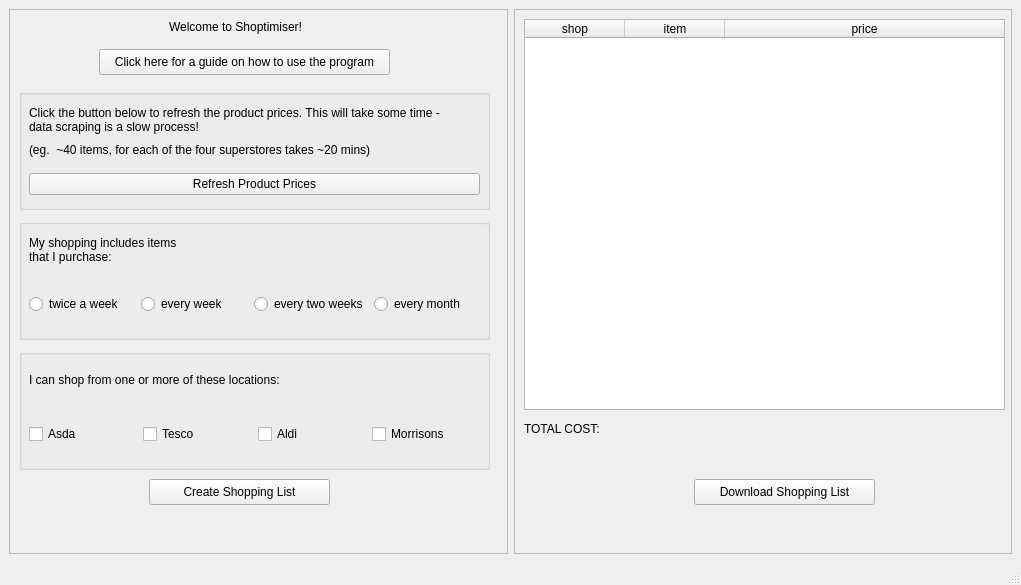
<?xml version="1.0" encoding="UTF-8"?>
<ui version="4.0">
 <class>Shoptimiser</class>
 <widget class="QMainWindow" name="Shoptimiser">
  <property name="geometry">
   <rect>
    <x>0</x>
    <y>0</y>
    <width>1021</width>
    <height>585</height>
   </rect>
  </property>
  <property name="windowTitle">
   <string>MainWindow</string>
  </property>
  <widget class="QWidget" name="centralWidget">
   <layout class="QVBoxLayout" name="verticalLayout">
    <item>
     <layout class="QHBoxLayout" name="baseLayout">
      <item>
       <widget class="QFrame" name="inputFrame">
        <property name="frameShape">
         <enum>QFrame::Shape::StyledPanel</enum>
        </property>
        <property name="frameShadow">
         <enum>QFrame::Shadow::Raised</enum>
        </property>
        <widget class="QGroupBox" name="freqGroup">
         <property name="geometry">
          <rect>
           <x>10</x>
           <y>210</y>
           <width>471</width>
           <height>121</height>
          </rect>
         </property>
         <property name="title">
          <string/>
         </property>
         <widget class="QLabel" name="freqLabel">
          <property name="geometry">
           <rect>
            <x>10</x>
            <y>10</y>
            <width>151</width>
            <height>41</height>
           </rect>
          </property>
          <property name="text">
           <string>My shopping includes items that I purchase:</string>
          </property>
          <property name="wordWrap">
           <bool>true</bool>
          </property>
         </widget>
         <widget class="QWidget" name="horizontalLayoutWidget_2">
          <property name="geometry">
           <rect>
            <x>10</x>
            <y>60</y>
            <width>451</width>
            <height>51</height>
           </rect>
          </property>
          <layout class="QHBoxLayout" name="freqLayout">
           <item>
            <widget class="QRadioButton" name="radio3">
             <property name="text">
              <string>twice a week</string>
             </property>
            </widget>
           </item>
           <item>
            <widget class="QRadioButton" name="radio4">
             <property name="text">
              <string>every week</string>
             </property>
            </widget>
           </item>
           <item>
            <widget class="QRadioButton" name="radio2">
             <property name="text">
              <string>every two weeks</string>
             </property>
            </widget>
           </item>
           <item>
            <widget class="QRadioButton" name="radio1">
             <property name="text">
              <string>every month</string>
             </property>
            </widget>
           </item>
          </layout>
         </widget>
        </widget>
        <widget class="QLabel" name="titleLabel">
         <property name="geometry">
          <rect>
           <x>160</x>
           <y>10</y>
           <width>141</width>
           <height>16</height>
          </rect>
         </property>
         <property name="text">
          <string>Welcome to Shoptimiser!</string>
         </property>
        </widget>
        <widget class="QGroupBox" name="shopGroup">
         <property name="geometry">
          <rect>
           <x>10</x>
           <y>340</y>
           <width>471</width>
           <height>121</height>
          </rect>
         </property>
         <property name="title">
          <string/>
         </property>
         <widget class="QLabel" name="shopLabel">
          <property name="geometry">
           <rect>
            <x>10</x>
            <y>10</y>
            <width>261</width>
            <height>41</height>
           </rect>
          </property>
          <property name="text">
           <string>I can shop from one or more of these locations:</string>
          </property>
          <property name="wordWrap">
           <bool>true</bool>
          </property>
         </widget>
         <widget class="QWidget" name="horizontalLayoutWidget_3">
          <property name="geometry">
           <rect>
            <x>10</x>
            <y>60</y>
            <width>451</width>
            <height>51</height>
           </rect>
          </property>
          <layout class="QHBoxLayout" name="shopLayout">
           <item>
            <widget class="QCheckBox" name="checkbox1">
             <property name="text">
              <string>Asda</string>
             </property>
            </widget>
           </item>
           <item>
            <widget class="QCheckBox" name="checkbox2">
             <property name="text">
              <string>Tesco</string>
             </property>
            </widget>
           </item>
           <item>
            <widget class="QCheckBox" name="checkbox3">
             <property name="text">
              <string>Aldi</string>
             </property>
            </widget>
           </item>
           <item>
            <widget class="QCheckBox" name="checkbox4">
             <property name="text">
              <string>Morrisons</string>
             </property>
            </widget>
           </item>
          </layout>
         </widget>
        </widget>
        <widget class="QPushButton" name="creationButton">
         <property name="geometry">
          <rect>
           <x>140</x>
           <y>470</y>
           <width>181</width>
           <height>26</height>
          </rect>
         </property>
         <property name="autoFillBackground">
          <bool>true</bool>
         </property>
         <property name="text">
          <string>Create Shopping List</string>
         </property>
        </widget>
        <widget class="QPushButton" name="guideButton">
         <property name="geometry">
          <rect>
           <x>90</x>
           <y>40</y>
           <width>291</width>
           <height>26</height>
          </rect>
         </property>
         <property name="text">
          <string>Click here for a guide on how to use the program</string>
         </property>
        </widget>
        <widget class="QGroupBox" name="freqGroup_2">
         <property name="geometry">
          <rect>
           <x>10</x>
           <y>80</y>
           <width>471</width>
           <height>121</height>
          </rect>
         </property>
         <property name="title">
          <string/>
         </property>
         <widget class="QLabel" name="infoLabel1">
          <property name="geometry">
           <rect>
            <x>10</x>
            <y>10</y>
            <width>431</width>
            <height>41</height>
           </rect>
          </property>
          <property name="text">
           <string>Click the button below to refresh the product prices. This will take some time - data scraping is a slow process! </string>
          </property>
          <property name="wordWrap">
           <bool>true</bool>
          </property>
         </widget>
         <widget class="QWidget" name="horizontalLayoutWidget_4">
          <property name="geometry">
           <rect>
            <x>10</x>
            <y>80</y>
            <width>451</width>
            <height>31</height>
           </rect>
          </property>
          <layout class="QHBoxLayout" name="freqLayout_2">
           <item>
            <widget class="QPushButton" name="scrapeButton">
             <property name="text">
              <string>Refresh Product Prices</string>
             </property>
            </widget>
           </item>
          </layout>
         </widget>
         <widget class="QLabel" name="infoLabel2">
          <property name="geometry">
           <rect>
            <x>10</x>
            <y>40</y>
            <width>431</width>
            <height>41</height>
           </rect>
          </property>
          <property name="text">
           <string>(eg.  ~40 items, for each of the four superstores takes ~20 mins) </string>
          </property>
          <property name="wordWrap">
           <bool>true</bool>
          </property>
         </widget>
        </widget>
       </widget>
      </item>
      <item>
       <widget class="QFrame" name="outputFrame">
        <property name="frameShape">
         <enum>QFrame::Shape::StyledPanel</enum>
        </property>
        <property name="frameShadow">
         <enum>QFrame::Shadow::Raised</enum>
        </property>
        <widget class="QTableWidget" name="shoppingTable">
         <property name="geometry">
          <rect>
           <x>10</x>
           <y>10</y>
           <width>481</width>
           <height>391</height>
          </rect>
         </property>
         <attribute name="horizontalHeaderShowSortIndicator" stdset="0">
          <bool>false</bool>
         </attribute>
         <attribute name="horizontalHeaderStretchLastSection">
          <bool>true</bool>
         </attribute>
         <column>
          <property name="text">
           <string>shop</string>
          </property>
         </column>
         <column>
          <property name="text">
           <string>item</string>
          </property>
         </column>
         <column>
          <property name="text">
           <string>price</string>
          </property>
         </column>
        </widget>
        <widget class="QPushButton" name="downloadButton">
         <property name="geometry">
          <rect>
           <x>180</x>
           <y>470</y>
           <width>181</width>
           <height>26</height>
          </rect>
         </property>
         <property name="autoFillBackground">
          <bool>true</bool>
         </property>
         <property name="text">
          <string>Download Shopping List</string>
         </property>
        </widget>
        <widget class="QLabel" name="costLabel">
         <property name="geometry">
          <rect>
           <x>10</x>
           <y>410</y>
           <width>461</width>
           <height>20</height>
          </rect>
         </property>
         <property name="text">
          <string>TOTAL COST: </string>
         </property>
        </widget>
       </widget>
      </item>
     </layout>
    </item>
   </layout>
  </widget>
  <widget class="QMenuBar" name="menubar">
   <property name="geometry">
    <rect>
     <x>0</x>
     <y>0</y>
     <width>1021</width>
     <height>33</height>
    </rect>
   </property>
  </widget>
  <widget class="QStatusBar" name="statusbar"/>
 </widget>
 <resources/>
 <connections/>
</ui>
